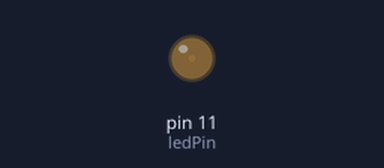
A sketch run on a simulated Arduino Uno, built with avr-gcc and run on an emulated ATmega328P. On the bench: output pins drawn as LEDs (lit = HIGH).

Above: at 0.05 s.
At 2.3 s:
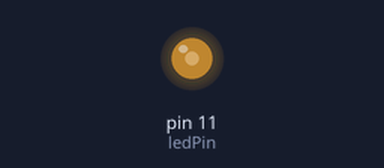
At 4.6 s:
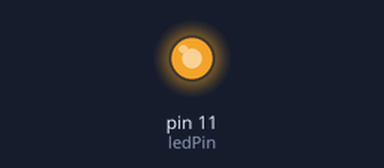
At 9.2 s:
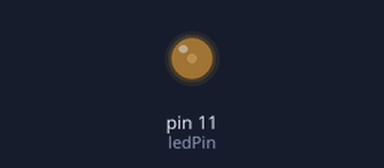
Timing chart, 0 to 13.5 s (numbered marks = the images above):
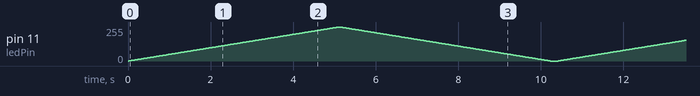

The sketch:

breathing_led1.ino
```cpp
int ledPin=11;

void setup()
{
  pinMode(ledPin, OUTPUT);
}

void loop()
{
  for(int a=0; a<=255;a++){
    analogWrite(ledPin,a);
    delay(20);
  }

  for(int a=255; a>=0;a--){
    analogWrite(ledPin,a);
    delay(20);
  }

  delay(150);

}
```
